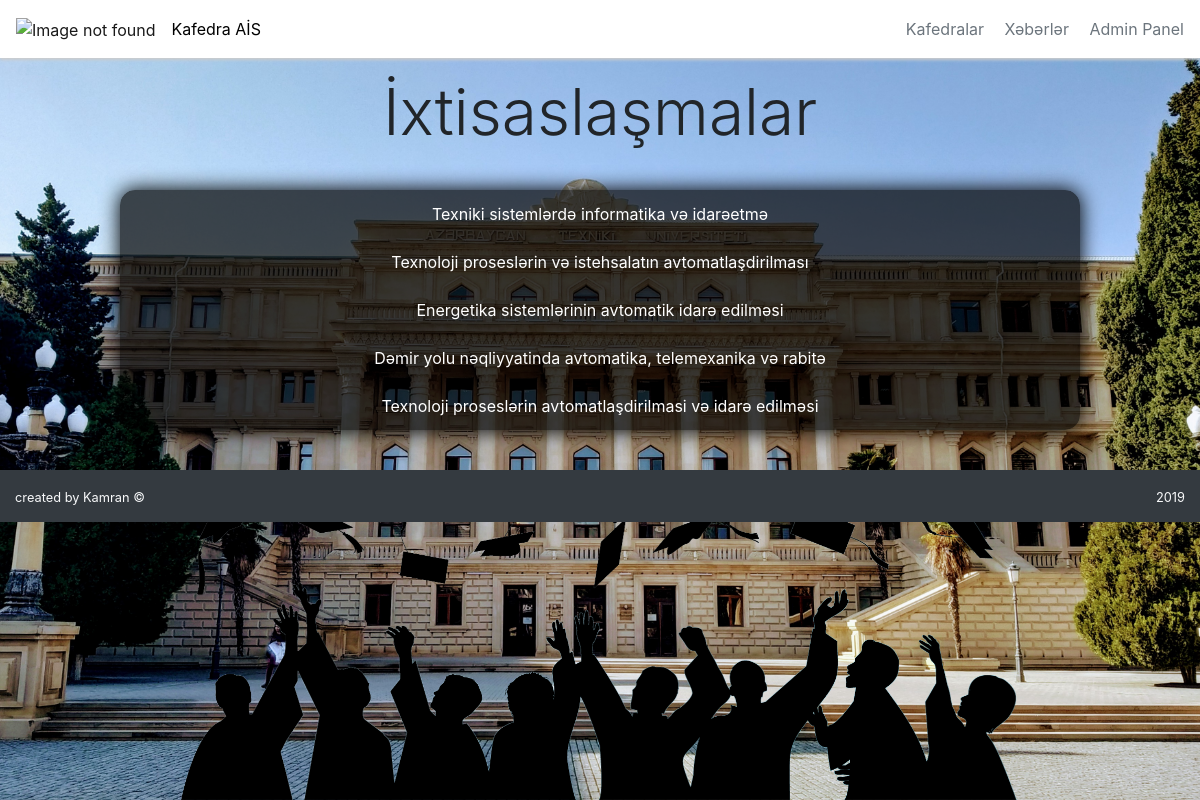
Page /chairs/2/7 on the committed database.
### individualworkapp/models.py (models this page shows, shortened)
class Specialization(models.Model):
    name = models.CharField(max_length=200)
    specialty = models.ForeignKey(Specialty, on_delete=models.CASCADE)

### individualworkapp/views.py (the view)
# urls.py: path('chairs/<int:chair_id>/<int:specialty_id>', views.list_of_specializations, name='list_of_specializations'),
def list_of_specializations(request, chair_id, specialty_id):
    specialties = Specialty.objects.all()
    chairs = Chair.objects.all()
    if specialty_id:
        specialty_id = get_object_or_404(Specialty, id=specialty_id)
        specializations = Specialization.objects.filter(specialty_id=specialty_id)
    context = {
        'specialties': specialties,
        'specialty_id': specialty_id,
        'specializations': specializations
    }
    return render(request, 'specializations.html', context)

### templates/specializations.html
{% extends 'base.html' %}
{% block content %}
<h1 class="display-1 text-center mt-3 mb-3">İxtisaslaşmalar</h1>
<table class="custom-table table" style="background-color: rgb(0,0,0,.7); color: white; border-radius: 15px;">
    {% for specialization in specializations %}
    <tr>
        <td style="cursor: pointer;  border-top:none !important;">
            <div class="dropdown">
                <p>{{ specialization.name }}</p>
            </div>
        </td>
    </tr>
    {% endfor %}
</table>
{% endblock %}

### static/css/style.css (style rules this page uses)
body { margin: 0; padding: 0; height: 100%; background: url('../images/aztu.jpg'); background-attachment: fixed; background-size: cover; background-repeat: no-repeat; background-position: top; }
.display-1 { font-size: 4em !important; }
.custom-table { width: 80%; text-align: center; margin: 40px auto; border-radius: 15px; background-color: rgb(0, 0, 0, .7); box-shadow: 0px 0px 20px 1px #000; }
.dropdown { display: inline-block; cursor: pointer; position: relative !important; }
.dropdown p { margin: 0; }

### rows in the picture
Specialization: name "Texniki sistemlərdə informatika və idarəetmə"
Specialization: name "Texnoloji proseslərin və istehsalatın avtomatlaşdirilması"
Specialization: name "Energetika sistemlərinin avtomatik idarə edilməsi"
Specialization: name "Dəmir yolu nəqliyyatinda avtomatika, telemexanika və rabitə"
Specialization: name "Texnoloji proseslərin avtomatlaşdirilmasi və idarə edilməsi"
